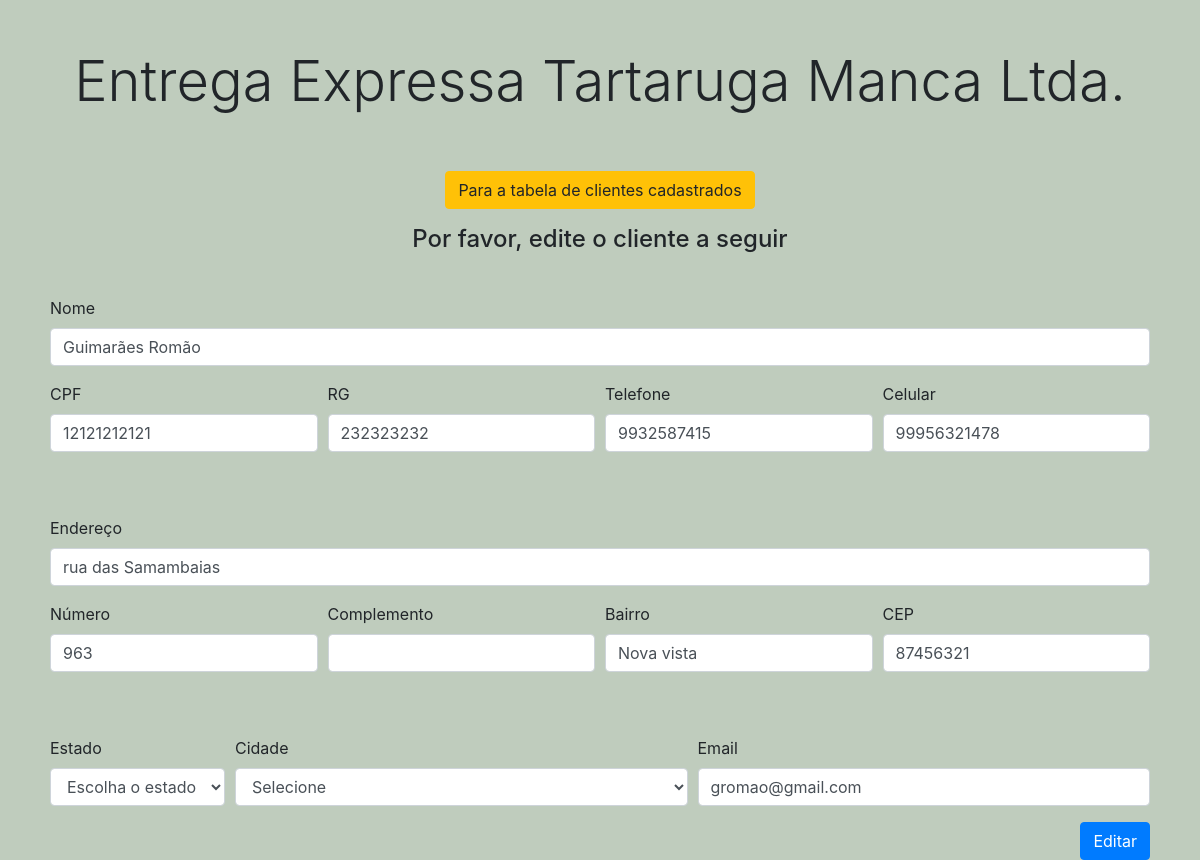
The app's page /Controller/entradaEdit.php?id=9 with its own data.
### tables this page shows
CREATE TABLE `cliente` (
  `id` int(11) NOT NULL,
  `nome` varchar(100) NOT NULL,
  `cpf` double NOT NULL,
  `rg` double NOT NULL,
  `tel` double NOT NULL,
  `celular` double NOT NULL,
  `email` varchar(25) NOT NULL,
  `cidade` varchar(50) NOT NULL,
  `estado` varchar(2) NOT NULL,
  `logra` varchar(50) NOT NULL,
  `numero` int(5) NOT NULL,
  `comple` varchar(15) NOT NULL,
  `bairro` varchar(50) NOT NULL,
  `cep` varchar(8) NOT NULL
);

### Controller/entradaEdit2.php (called while the page is built, shortened)
<?php
require_once "../View/formularioEdit.php";

### Controller/entradaEdit.php (called while the page is built, shortened)
<?php
require_once "entradaEdit2.php";

### View/formularioEdit.php (the view, shortened to what this page needs)
<?php
    require_once '../Model/logos.php';
    $id=$_GET['id'];
    $cliente="SELECT * FROM cliente WHERE Id=$id";
    $cliente2=mysqli_query($conexao,$cliente);
    $cliente3 = mysqli_fetch_assoc($cliente2);
  ?>
<!DOCTYPE html>
<html lang="pt-br">
  <head>
    <link rel="stylesheet" href="https://stackpath.bootstrapcdn.com/bootstrap/4.1.3/css/bootstrap.min.css">
    <link rel="stylesheet" href="../assets/css/edicao.css">
  </head>
  <body>
     <div class="text-center">
        <a class="btn btn-warning" href="../View/clientes.php" role="button">Para a tabela de clientes cadastrados</a>
     </div>
     <div class="pricing-header px-3 py-3 pt-md-3 pb-md-4 mx-auto text-center">
        <h4 class="display-6">Por favor, edite o cliente a seguir</h4>
     </div>
<form method="POST">
  <div class="form-group">
    <label>Nome</label>
    <input type="text" class="form-control" required name="nome" value="<?php echo $cliente3['nome']; ?>">
  </div>
  <div class="form-row">
    <div class="form-group col-md-3">
      <label>CPF</label>
      <input type="text" class="form-control" id="cpf" maxlength="11" required name="cpf" value="<?php echo $cliente3['cpf']; ?>">
      <?php if(isset($erros_validacao['cpf'])):?>
                    <span class="erro" >
        <?php echo $erros_validacao['cpf'];?>
                    </span>
        <?php endif;?><br><br>
    </div>
    <div class="form-group col-md-3">
      <label>RG</label>
      <input type="text" class="form-control" id="rg" required maxlength="9" name="rg" value="<?php echo $cliente3['rg']; ?>">
      <?php if(isset($erros_validacao['rg'])):?>
                    <span class="erro" >
        <?php echo $erros_validacao['rg'];?>
                    </span>
        <?php endif;?><br><br>
    </div>
    <div class="form-group col-md-3">
      <label>Telefone</label>
      <input type="text" class="form-control" id="telefone" name="telefone" maxlength="10" value="<?php echo $cliente3['tel']; ?>">
      <?php if(isset($erros_validacao['telefone'])):?>
                    <span class="erro" >
        <?php echo $erros_validacao['telefone'];?>
                    </span>
        <?php endif;?><br><br>
    </div>
    <div class="form-group col-md-3">
      <label>Celular</label>
      <input type="text" class="form-control" id="celular" required name="celular" maxlength="11" value="<?php echo $cliente3['celular']; ?>">
            <?php if(isset($erros_validacao['celular'])):?>
                    <span class="erro" >
            <?php echo $erros_validacao['celular'];?>
                    </span>
            <?php endif;?><br><br>
    </div>
  </div>
  <div class="form-group">
    <label>Endereço </label>
    <input type="text" class="form-control" id="logradouro" required name="logradouro" value="<?php echo $cliente3['logra']; ?>">
  </div>
  <div class="form-row">
    <div class="form-group col-md-3">
      <label>Número</label>
      <input type="text" class="form-control" id="numero" required name="numero" value="<?php echo $cliente3['numero']; ?>">
      <?php if(isset($erros_validacao['numero'])):?>
                    <span class="erro" >
            <?php echo $erros_validacao['numero'];?>
                    </span>
            <?php endif;?><br><br>
    </div>
    <div class="form-group col-md-3">
      <label>Complemento</label>
      <input type="text" class="form-control" id="complemento" name="complemento" value="<?php echo $cliente3['comple']; ?>">
    </div>
    <div class="form-group col-md-3">
      <label>Bairro</label>
      <input type="text" class="form-control" id="bairro" name="bairro" value="<?php echo $cliente3['bairro']; ?>">
    </div>
    <div class="form-group col-md-3">
      <label>CEP</label>
      <input type="text" class="form-control" id="cep" required maxlength="8" name="cep" value="<?php echo $cliente3['cep']; ?>">
      <?php if(isset($erros_validacao['cep'])):?>
                    <span class="erro" >
            <?php echo $erros_validacao['cep'];?>
                    </span>
            <?php endif;?><br><br>
    </div>
  </div>
  <div class="form-row">
    <div class="form-group col-md-2">
        <label>Estado</label>
        <select name="id_categoria" id="id_categoria" class="form-control" required>
        <option value="">Escolha o estado</option>
        </select>
    </div>
    <div class="form-group col-md-5">
      <label>Cidade</label>
      <select name="id_sub_categoria" id="id_sub_categoria" class="form-control" required name="cidade">
        <option value="">Selecione</option>
      </select>
    </div>
    <div class="form-group col-md-5">
      <label>Email</label>
      <input type="email" class="form-control" id="email" required name="email" value="<?php echo $cliente3['email']; ?>">
    </div>
  </div>
  <button class="btn btn-primary" type="submit" style="float: right;">Editar</button>
</form>
  </body>
</html>

### assets/css/edicao.css (style rules this page uses)
body { background-color: #bfccbd; }
form { margin: 10px 50px 20px; }

### records on screen
cliente: nome "Guimarães Romão", cpf "12121212121", rg "232323232", telefone "9932587415", celular "99956321478", logradouro "rua das Samambaias", numero "963", bairro "Nova vista", cep "87456321", email "gromao@gmail.com"
